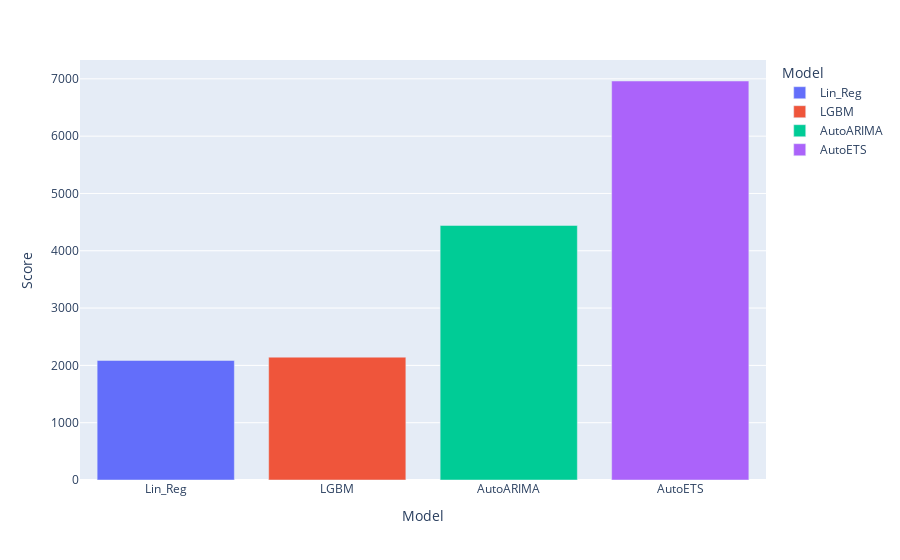

Write notebook code for a chart like this one.
### Code cell
models = [model_name for model_name in  evaluation_frame.columns if model_name != 'y_true']

metrics_frame = []
for metric_name in metrics.keys():
    for model in models:
        
        metrics_frame.append(pd.DataFrame({
            'Metric': [metric_name],
            'Model': [model],
            'Score': [metrics[metric_name](evaluation_frame['y_true'], evaluation_frame[model])]
        }))
                      
metrics_frame = pd.concat(metrics_frame)

metric = 'MAE'
px.bar(metrics_frame.loc[metrics_frame.Metric == metric], x='Model', color='Model', y='Score')

### Figure 1 — Plotly figure (JSON) as saved in the notebook; plotly's stock layout.template omitted (floating-point values rounded to 4 significant figures)
{"data": [{"hovertemplate": "Model=%{x}<br>Score=%{y}<extra></extra>", "legendgroup": "Lin_Reg", "marker": {"color": "#636efa", "pattern": {"shape": ""}}, "name": "Lin_Reg", "orientation": "v", "showlegend": true, "textposition": "auto", "type": "bar", "x": ["Lin_Reg"], "xaxis": "x", "y": [2086.0], "yaxis": "y"}, {"hovertemplate": "Model=%{x}<br>Score=%{y}<extra></extra>", "legendgroup": "LGBM", "marker": {"color": "#EF553B", "pattern": {"shape": ""}}, "name": "LGBM", "orientation": "v", "showlegend": true, "textposition": "auto", "type": "bar", "x": ["LGBM"], "xaxis": "x", "y": [2143.0], "yaxis": "y"}, {"hovertemplate": "Model=%{x}<br>Score=%{y}<extra></extra>", "legendgroup": "AutoARIMA", "marker": {"color": "#00cc96", "pattern": {"shape": ""}}, "name": "AutoARIMA", "orientation": "v", "showlegend": true, "textposition": "auto", "type": "bar", "x": ["AutoARIMA"], "xaxis": "x", "y": [4442.0], "yaxis": "y"}, {"hovertemplate": "Model=%{x}<br>Score=%{y}<extra></extra>", "legendgroup": "AutoETS", "marker": {"color": "#ab63fa", "pattern": {"shape": ""}}, "name": "AutoETS", "orientation": "v", "showlegend": true, "textposition": "auto", "type": "bar", "x": ["AutoETS"], "xaxis": "x", "y": [6962.0], "yaxis": "y"}], "layout": {"barmode": "relative", "legend": {"title": {"text": "Model"}, "tracegroupgap": 0}, "margin": {"t": 60}, "xaxis": {"anchor": "y", "categoryarray": ["Lin_Reg", "LGBM", "AutoARIMA", "AutoETS"], "categoryorder": "array", "domain": [0, 1], "title": {"text": "Model"}}, "yaxis": {"anchor": "x", "domain": [0, 1], "title": {"text": "Score"}}}}
